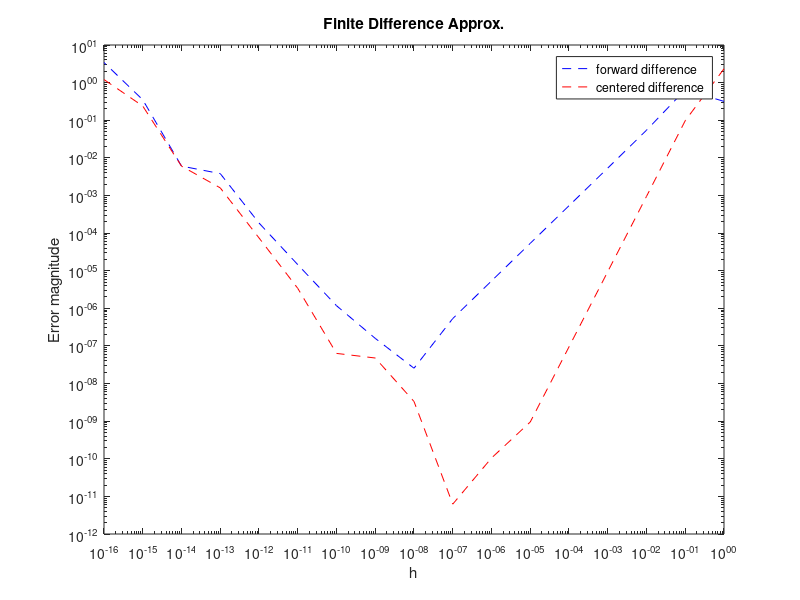

Reproduce this figure in MATLAB.
%Rubayet Hossain- 260611040
true_value = sec(1.0)^2; 
x = 1.0; 
k = [0:16]; 
h = 1.0./(10.^k);
forward_diffr = abs((tan(x+h)-tan(x))./h);
error_1 = abs(forward_diffr-true_value);
centered_diffr = abs((tan(x+h)-tan(x-h))./(2*h));
error_2 = abs(centered_diffr-true_value);
%% Create multiple lines using matrix input to loglog
loglog(h,error_1,'b--',h,error_2,'r--');
%create title 
title('Finite Difference Approx.');
%create x label
xlabel('h'); 
%create y label 
ylabel('Error magnitude');
%create legend 
legend('forward difference','centered difference');

%end 
